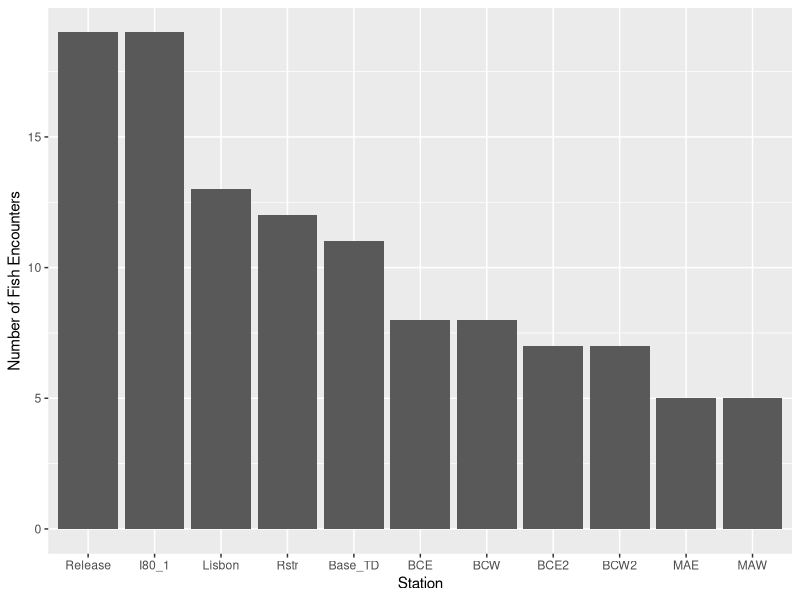
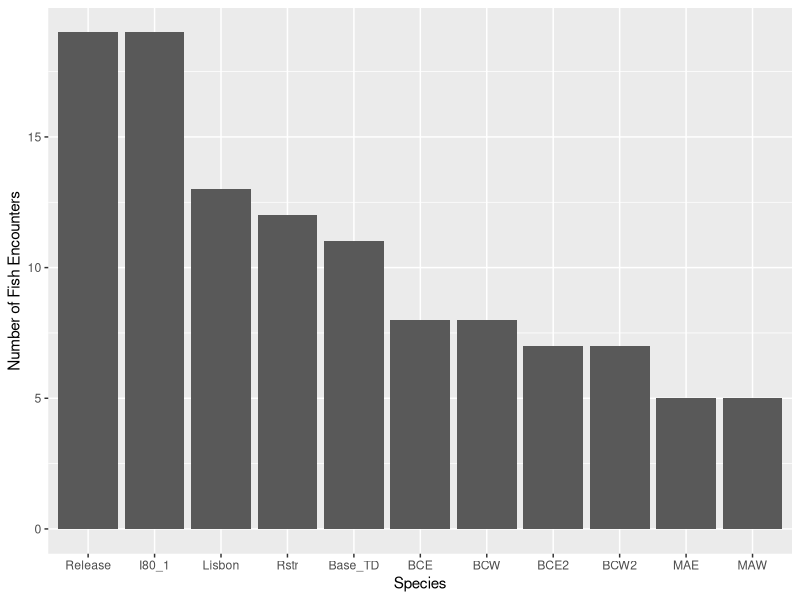
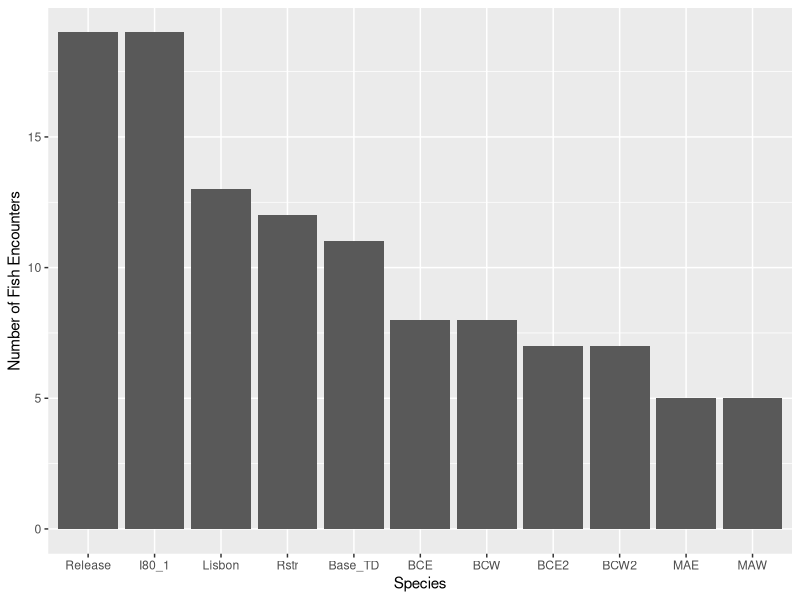

Write the R code that produced these figures, in order.
## ---- chunk 1
library(tidyverse) 
library(tidyr)
data(fish_encounters)

dim (fish_encounters)
cat("Number of observations:", nrow(fish_encounters), "\n")
cat("Number of variables:", ncol(fish_encounters), "\n")
#there are 114 observations of 3 variables (fish (fish identifier), station (measurement station), seen(was the fish seen? 1 if yes)) in the dataset

# Information about fish swimming down a river: each station represents an autonomous monitor that records if a tagged fish was seen at that location. Fish travel in one direction (migrating downstream). Information about misses is just as important as hits, but is not directly recorded in this form of the data.

## ---- chunk 2
fish_encounters_summary <- fish_encounters %>%
  group_by(station) %>%
  summarize(
    count = n() # Count the number of entries for each station
  ) %>%
  arrange(desc(count))  # Arrange in descending order by total encounters

# View the summarized data
head(fish_encounters_summary)

# how many stations in total 
cat ("Number of stations:", nrow(fish_encounters_summary),"\n")

# the average number of fish encountered across stations 
average_fishencounter = nrow(fish_encounters)/nrow(fish_encounters_summary)
cat ("On average, there are", average_fishencounter, "fish encountered across stations.")

## barchart 
ggplot(data = fish_encounters, aes(x = station, y = seen)) +
  geom_bar(stat = "identity") +
  labs(x = "Station", y = "Number of Fish Encounters")

## there are 11 stations in the dataset. Release station and I80_1station enountered a total of 19 fish, which are the most. 
## on average, each station encountered 10 fish. 
## ---- chunk 3
# Create a barplot of the number of fish encounters by species
ggplot(data = fish_encounters, aes(x = station, y = seen)) +
  geom_bar(stat = "identity") +
  labs(x = "Species", y = "Number of Fish Encounters")
  
## ---- chunk 4
# Create a barplot of the number of fish encounters by species
ggplot(data = fish_encounters, aes(x = station, y = seen)) +
  geom_bar(stat = "identity") +
  labs(x = "Species", y = "Number of Fish Encounters")
  
